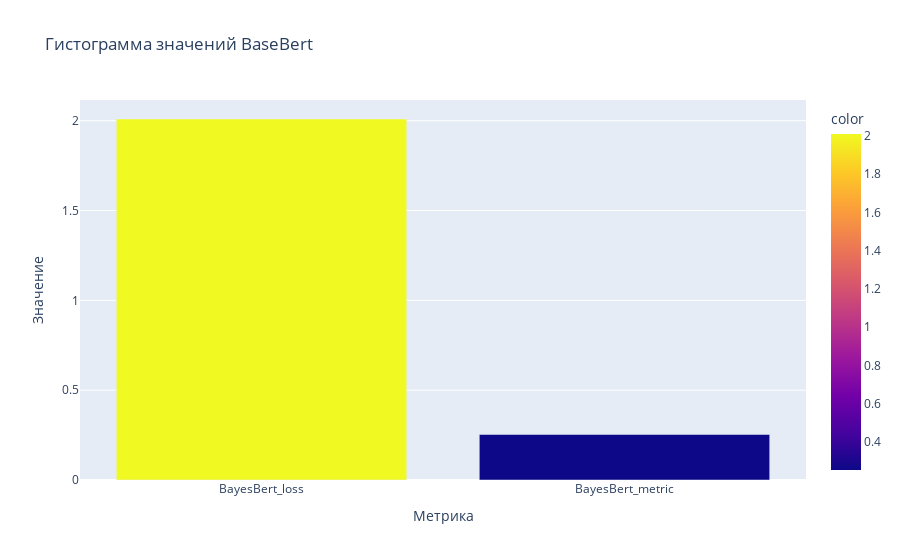

The code cell stored with this chart in its notebook:
### Code cell
model = BayesModule("bert-base-cased", 10, AdamW, 3e-4)
tokenizer = model.tokenizer
criterion = nn.CrossEntropyLoss()
optimizer = AdamW(model.parameters(), lr=3e-4, weight_decay=0.01)
metric = accuracy_score
batch_size = 8
n_epochs = 5
datas = [
    load_bigbenchhard(tokenizer, batch_size), 
    load_multiscam(tokenizer, batch_size), 
    load_llmops(tokenizer, batch_size)
]
res_logs = {
    "BayesBert_loss": [],
    "BayesBert_metric": [],
}
for train_loader, test_loader in datas:
    mx = 0
    for _, q in train_loader:
        mx = max(mx, max(q))
    lrs = [3e-4]
    model = BayesModel("bert-base-cased", mx+1, AdamW, 3e-4)
    cur_logs = {
        "BayesBert_loss": [],
        "BayesBert_metric": [],
    }
    for iter in range(3):
        trainer = CustomTrainer(model, optimizer, criterion, metric, 'cuda')
        logs = trainer.run_train(train_loader, test_loader)
        cur_logs['BayesBert_loss'].append(logs['result']['loss'])
        cur_logs['BayesBert_metric'].append(logs['result']['metric'])
        model.step(cur_logs['BayesBert_loss'][-1])
    res_logs['BayesBert_loss'].append(min(cur_logs['BayesBert_loss']))
    res_logs['BayesBert_metric'].append(max(cur_logs['BayesBert_metric']))

for lg in res_logs:
    res_logs[lg] = np.mean(res_logs[lg])

fig = px.bar(x=list(res_logs.keys()), y=list(res_logs.values()), 
             title="Гистограмма значений BaseBert", 
             labels={'x': 'Метрика', 'y': 'Значение'}, 
             color=list(res_logs.values()))

fig.update_layout(showlegend=False)  
fig.show()

### Figure 1 — Plotly figure (JSON) as saved in the notebook; plotly's stock layout.template omitted (floating-point values rounded to 4 significant figures)
{"data": [{"hovertemplate": "Метрика=%{x}<br>Значение=%{y}<br>color=%{marker.color}<extra></extra>", "legendgroup": "", "marker": {"color": [2.01, 0.2533], "coloraxis": "coloraxis", "pattern": {"shape": ""}}, "name": "", "orientation": "v", "showlegend": false, "textposition": "auto", "type": "bar", "x": ["BayesBert_loss", "BayesBert_metric"], "xaxis": "x", "y": [2.01, 0.2533], "yaxis": "y"}], "layout": {"barmode": "relative", "coloraxis": {"colorbar": {"title": {"text": "color"}}, "colorscale": [[0, "#0d0887"], [0.1111, "#46039f"], [0.2222, "#7201a8"], [0.3333, "#9c179e"], [0.4444, "#bd3786"], [0.5556, "#d8576b"], [0.6667, "#ed7953"], [0.7778, "#fb9f3a"], [0.8889, "#fdca26"], [1, "#f0f921"]]}, "legend": {"tracegroupgap": 0}, "showlegend": false, "title": {"text": "Гистограмма значений BaseBert"}, "xaxis": {"anchor": "y", "domain": [0, 1], "title": {"text": "Метрика"}}, "yaxis": {"anchor": "x", "domain": [0, 1], "title": {"text": "Значение"}}}}
